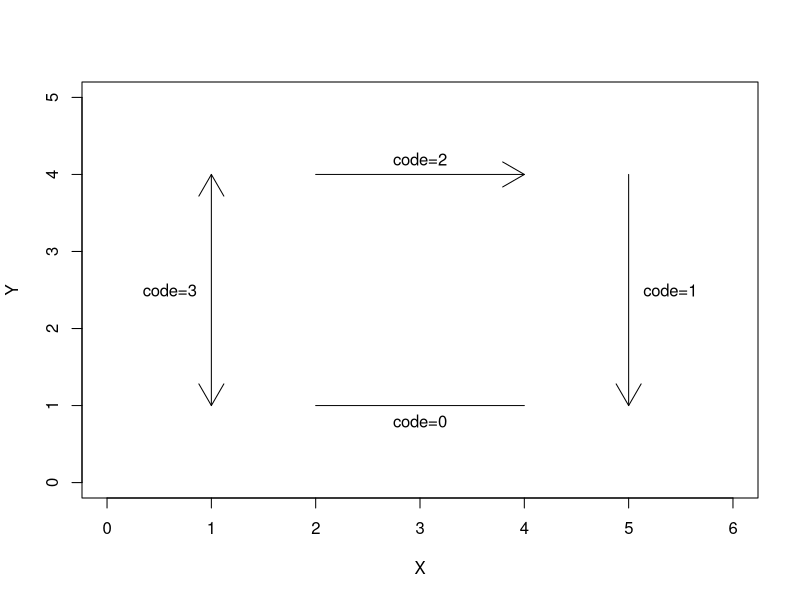
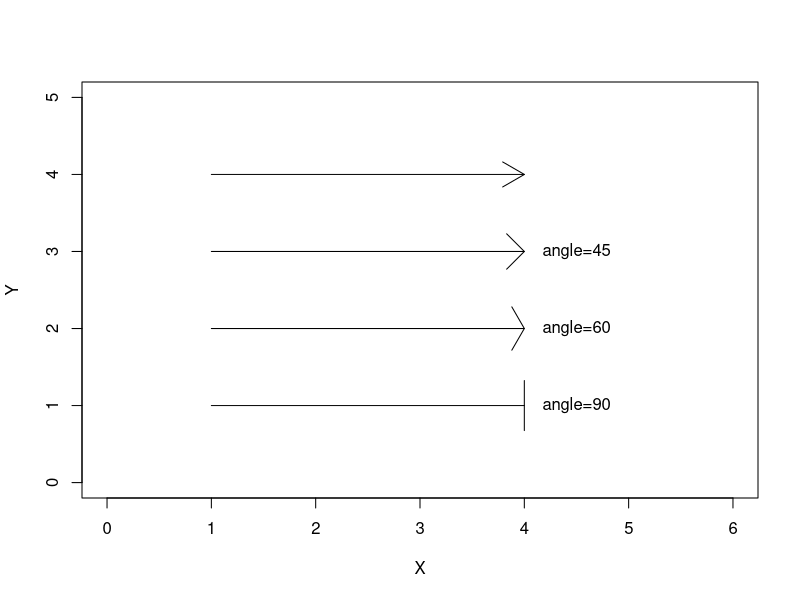

These charts were generated, in order, by the following R code:
## ---- chunk 1
plot(NA, xlab='X', ylab='Y',      # Para crear un gráfico vacío
     xlim=c(0, 6), ylim=c(0, 5))
arrows(x0=2, y0=1, x1=4, y1=1, code=0)
arrows(x0=5, y0=1, x1=5, y1=4, code=1)
arrows(x0=2, y0=4, x1=4, y1=4, code=2)
arrows(x0=1, y0=1, x1=1, y1=4, code=3)
text(3, 0.8, 'code=0')
text(5.4, 2.5, 'code=1')
text(3, 4.2, 'code=2')
text(0.6, 2.5, 'code=3')
## ---- chunk 2
plot(NA, xlab='X', ylab='Y',      # Para crear un gráfico vacío
     xlim=c(0, 6), ylim=c(0, 5))

arrows(x0=1, y0=4, x1=4, y1=4)
arrows(x0=1, y0=3, x1=4, y1=3, angle=45)
arrows(x0=1, y0=2, x1=4, y1=2, angle=60)
arrows(x0=1, y0=1, x1=4, y1=1, angle=90)
text(4.5, 3, 'angle=45')
text(4.5, 2, 'angle=60')
text(4.5, 1, 'angle=90')
